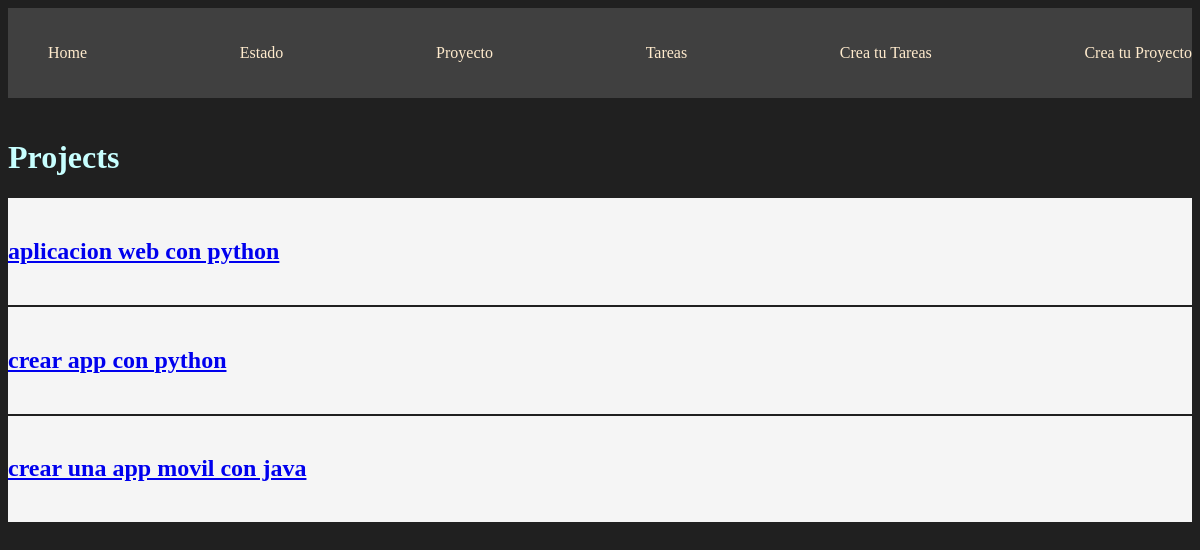
The page /projects/ on the database as committed earlier.
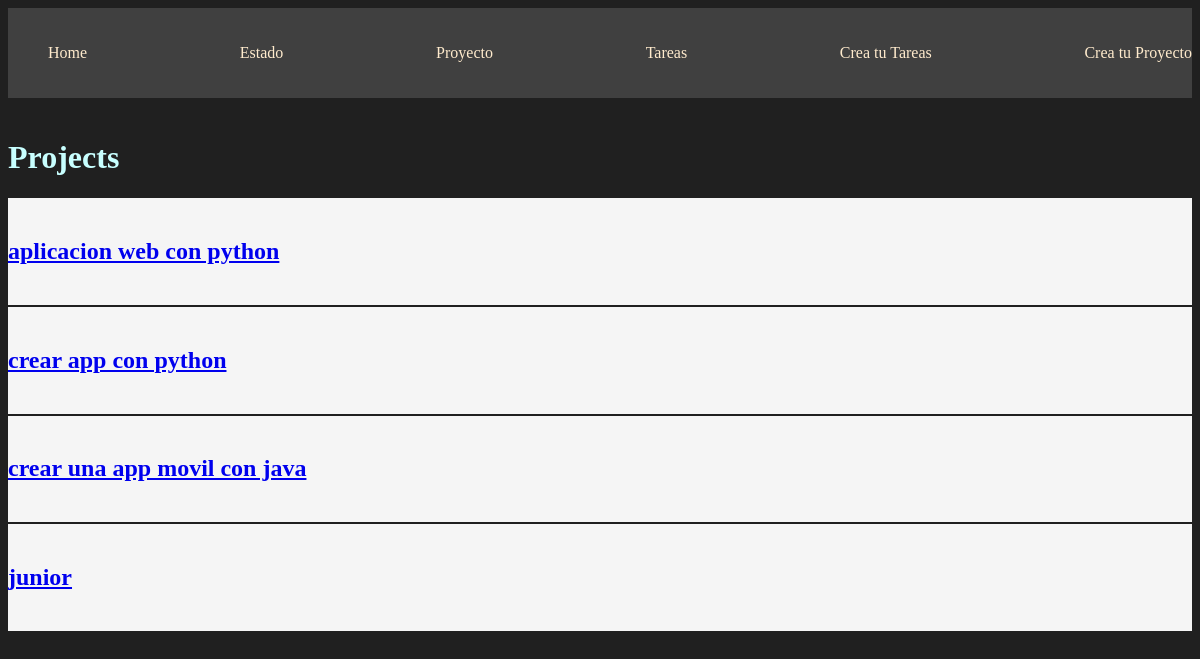
The same page on the database as committed later.
### store/models.py (models this page shows, shortened)
class Project(models.Model):
    name = models.CharField(max_length=100)

### store/views.py (the view)
# urls.py: path('projects/', views.projects, name='projects'),# al colocar el "name=projects" estamos diciendo que ahora con solo el name podemos utilizar esta url donde se necesite con tan solo el name
def projects(request):
    projects = Project.objects.all()#para traer toda la informacion de la base de datos
    return render(request, 'projects/projects.html', {'projects': projects})

### store/templates/projects/projects.html
{% extends 'layouts/base.html' %}
{%block content%}
<h1>Projects</h1>
{% for project in projects %}
    <article class="card">
        <a href="{% url 'project_detail' project.id %}">
        <h1>{{project.name}}</h1>
        </a>
    </article>
{% endfor %}
{%endblock%}

Rows that differ between the two databases and show on the page:
added Project: name "junior"
